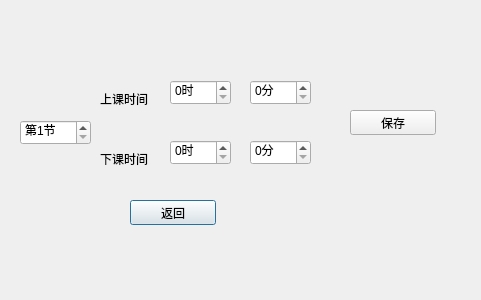
<?xml version="1.0" encoding="UTF-8"?>
<ui version="4.0">
 <class>Dialog_timesetting</class>
 <widget class="QDialog" name="Dialog_timesetting">
  <property name="geometry">
   <rect>
    <x>0</x>
    <y>0</y>
    <width>481</width>
    <height>300</height>
   </rect>
  </property>
  <property name="windowTitle">
   <string>Dialog</string>
  </property>
  <widget class="QPushButton" name="btback">
   <property name="geometry">
    <rect>
     <x>130</x>
     <y>200</y>
     <width>86</width>
     <height>25</height>
    </rect>
   </property>
   <property name="text">
    <string>返回</string>
   </property>
  </widget>
  <widget class="QLabel" name="label">
   <property name="geometry">
    <rect>
     <x>100</x>
     <y>90</y>
     <width>58</width>
     <height>17</height>
    </rect>
   </property>
   <property name="text">
    <string>上课时间</string>
   </property>
  </widget>
  <widget class="QSpinBox" name="endminute">
   <property name="geometry">
    <rect>
     <x>250</x>
     <y>140</y>
     <width>61</width>
     <height>25</height>
    </rect>
   </property>
   <property name="suffix">
    <string>分</string>
   </property>
   <property name="maximum">
    <number>59</number>
   </property>
  </widget>
  <widget class="QPushButton" name="btsavetime">
   <property name="geometry">
    <rect>
     <x>350</x>
     <y>110</y>
     <width>86</width>
     <height>25</height>
    </rect>
   </property>
   <property name="text">
    <string>保存</string>
   </property>
  </widget>
  <widget class="QLabel" name="label_2">
   <property name="geometry">
    <rect>
     <x>100</x>
     <y>150</y>
     <width>58</width>
     <height>17</height>
    </rect>
   </property>
   <property name="text">
    <string>下课时间</string>
   </property>
  </widget>
  <widget class="QSpinBox" name="beginhour">
   <property name="geometry">
    <rect>
     <x>170</x>
     <y>80</y>
     <width>61</width>
     <height>25</height>
    </rect>
   </property>
   <property name="readOnly">
    <bool>false</bool>
   </property>
   <property name="suffix">
    <string>时</string>
   </property>
   <property name="maximum">
    <number>23</number>
   </property>
  </widget>
  <widget class="QSpinBox" name="endhour">
   <property name="geometry">
    <rect>
     <x>170</x>
     <y>140</y>
     <width>61</width>
     <height>25</height>
    </rect>
   </property>
   <property name="suffix">
    <string>时</string>
   </property>
   <property name="maximum">
    <number>23</number>
   </property>
  </widget>
  <widget class="QSpinBox" name="beginminute">
   <property name="geometry">
    <rect>
     <x>250</x>
     <y>80</y>
     <width>61</width>
     <height>25</height>
    </rect>
   </property>
   <property name="inputMethodHints">
    <set>Qt::InputMethodHint::ImhDigitsOnly</set>
   </property>
   <property name="suffix">
    <string>分</string>
   </property>
   <property name="maximum">
    <number>59</number>
   </property>
  </widget>
  <widget class="QSpinBox" name="spinBox">
   <property name="geometry">
    <rect>
     <x>20</x>
     <y>120</y>
     <width>71</width>
     <height>25</height>
    </rect>
   </property>
   <property name="specialValueText">
    <string/>
   </property>
   <property name="suffix">
    <string>节</string>
   </property>
   <property name="prefix">
    <string>第</string>
   </property>
   <property name="minimum">
    <number>1</number>
   </property>
  </widget>
 </widget>
 <resources/>
 <connections>
  <connection>
   <sender>btback</sender>
   <signal>clicked()</signal>
   <receiver>Dialog_timesetting</receiver>
   <slot>close()</slot>
   <hints>
    <hint type="sourcelabel">
     <x>172</x>
     <y>213</y>
    </hint>
    <hint type="destinationlabel">
     <x>240</x>
     <y>150</y>
    </hint>
   </hints>
  </connection>
  <connection>
   <sender>beginhour</sender>
   <signal>valueChanged(int)</signal>
   <receiver>btsavetime</receiver>
   <slot>show()</slot>
   <hints>
    <hint type="sourcelabel">
     <x>200</x>
     <y>93</y>
    </hint>
    <hint type="destinationlabel">
     <x>392</x>
     <y>123</y>
    </hint>
   </hints>
  </connection>
  <connection>
   <sender>beginminute</sender>
   <signal>valueChanged(int)</signal>
   <receiver>btsavetime</receiver>
   <slot>show()</slot>
   <hints>
    <hint type="sourcelabel">
     <x>280</x>
     <y>93</y>
    </hint>
    <hint type="destinationlabel">
     <x>392</x>
     <y>123</y>
    </hint>
   </hints>
  </connection>
  <connection>
   <sender>endhour</sender>
   <signal>valueChanged(int)</signal>
   <receiver>btsavetime</receiver>
   <slot>show()</slot>
   <hints>
    <hint type="sourcelabel">
     <x>200</x>
     <y>153</y>
    </hint>
    <hint type="destinationlabel">
     <x>392</x>
     <y>123</y>
    </hint>
   </hints>
  </connection>
  <connection>
   <sender>endminute</sender>
   <signal>valueChanged(int)</signal>
   <receiver>btsavetime</receiver>
   <slot>show()</slot>
   <hints>
    <hint type="sourcelabel">
     <x>280</x>
     <y>153</y>
    </hint>
    <hint type="destinationlabel">
     <x>392</x>
     <y>123</y>
    </hint>
   </hints>
  </connection>
 </connections>
</ui>
